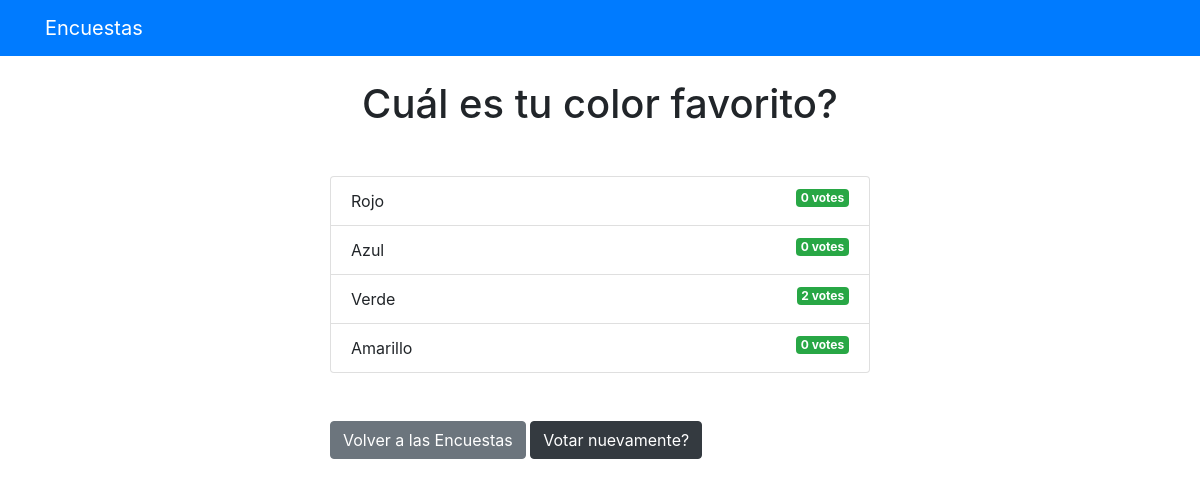
The app's page /2/results/ with its own data.
### polls/models.py (models this page shows, shortened)
class Question(models.Model):
    question_text = models.CharField(max_length=200)
    pub_date = models.DateTimeField('date published')

class Choice(models.Model):
    question = models.ForeignKey(Question, on_delete=models.CASCADE) # CLM: Si se elimina una Pregunta,
    choice_text = models.CharField(max_length=200)
    votes = models.IntegerField(default=0)

### polls/views.py (the view)
# urls.py: path('<int:pk>/results/', views.ResultsView.as_view(), name='results'),
class ResultsView(generic.DetailView):
    model = Question
    template_name = 'polls/results.html'

### templates/polls/results.html
{% extends 'base.html' %}
{% block content %}
<h1 class="mb-5 text-center">{{ question.question_text }}</h1>
<ul class="list-group mb-5">
    {% for choice in question.choice_set.all %}
    <li class="list-group-item">
        {{ choice.choice_text }}
        <span class="badge badge-success float-right">
            {{ choice.votes }} vote{{ choice.votes|pluralize }}
        </span>
    </li>
    {% endfor %}
</ul>
<a class="btn btn-secondary" href="{% url 'polls:index' %}">Volver a las Encuestas</a>
<a class="btn btn-dark" href="{% url 'polls:detail' question.id %}">Votar nuevamente?</a>
{% endblock %}

### records on screen
Question: question_text "Cuál es tu color favorito?"
Choice: choice_text "Rojo", votes "0"
Choice: choice_text "Azul", votes "0"
Choice: choice_text "Verde", votes "2"
Choice: choice_text "Amarillo", votes "0"
